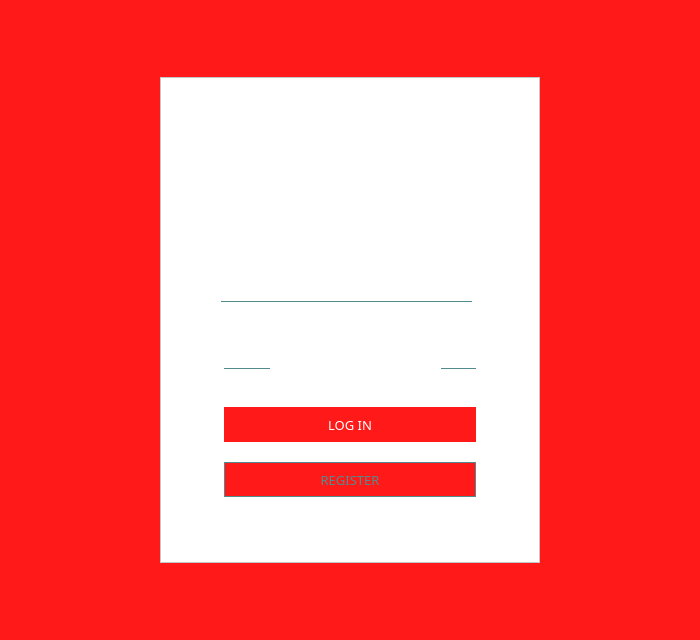
<?xml version="1.0" encoding="UTF-8"?>
<ui version="4.0">
 <class>login</class>
 <widget class="QMainWindow" name="login">
  <property name="enabled">
   <bool>true</bool>
  </property>
  <property name="geometry">
   <rect>
    <x>0</x>
    <y>0</y>
    <width>700</width>
    <height>640</height>
   </rect>
  </property>
  <property name="windowTitle">
   <string>MainWindow</string>
  </property>
  <property name="styleSheet">
   <string notr="true">background-color: rgb(255,25,25);</string>
  </property>
  <widget class="QWidget" name="centralwidget">
   <widget class="QFrame" name="frame">
    <property name="geometry">
     <rect>
      <x>160</x>
      <y>77</y>
      <width>380</width>
      <height>486</height>
     </rect>
    </property>
    <property name="styleSheet">
     <string notr="true">background-color: rgb(255, 255, 255);</string>
    </property>
    <property name="frameShape">
     <enum>QFrame::StyledPanel</enum>
    </property>
    <property name="frameShadow">
     <enum>QFrame::Raised</enum>
    </property>
    <widget class="Line" name="line">
     <property name="geometry">
      <rect>
       <x>61</x>
       <y>209</y>
       <width>251</width>
       <height>31</height>
      </rect>
     </property>
     <property name="autoFillBackground">
      <bool>false</bool>
     </property>
     <property name="styleSheet">
      <string notr="true">color: rgb(81, 139, 141);</string>
     </property>
     <property name="frameShadow">
      <enum>QFrame::Plain</enum>
     </property>
     <property name="orientation">
      <enum>Qt::Horizontal</enum>
     </property>
    </widget>
    <widget class="Line" name="line_2">
     <property name="geometry">
      <rect>
       <x>64</x>
       <y>290</y>
       <width>252</width>
       <height>2</height>
      </rect>
     </property>
     <property name="autoFillBackground">
      <bool>false</bool>
     </property>
     <property name="styleSheet">
      <string notr="true">color: rgb(81, 139, 141);</string>
     </property>
     <property name="frameShadow">
      <enum>QFrame::Plain</enum>
     </property>
     <property name="orientation">
      <enum>Qt::Horizontal</enum>
     </property>
    </widget>
    <widget class="QLabel" name="label_2">
     <property name="geometry">
      <rect>
       <x>60</x>
       <y>180</y>
       <width>60</width>
       <height>60</height>
      </rect>
     </property>
     <property name="text">
      <string/>
     </property>
     <property name="pixmap">
      <pixmap>:/pics/5.png</pixmap>
     </property>
     <property name="scaledContents">
      <bool>true</bool>
     </property>
    </widget>
    <widget class="QLabel" name="label_3">
     <property name="geometry">
      <rect>
       <x>58</x>
       <y>240</y>
       <width>60</width>
       <height>60</height>
      </rect>
     </property>
     <property name="text">
      <string/>
     </property>
     <property name="pixmap">
      <pixmap>:/pics/6.png</pixmap>
     </property>
     <property name="scaledContents">
      <bool>true</bool>
     </property>
    </widget>
    <widget class="QPushButton" name="login_button">
     <property name="geometry">
      <rect>
       <x>64</x>
       <y>330</y>
       <width>252</width>
       <height>35</height>
      </rect>
     </property>
     <property name="font">
      <font>
       <family>Century Gothic</family>
       <pointsize>10</pointsize>
      </font>
     </property>
     <property name="styleSheet">
      <string notr="true">background-color: rgb(255,25,25);
color: rgb(255, 255, 255);
border: 3px white;</string>
     </property>
     <property name="text">
      <string>LOG IN</string>
     </property>
     <property name="autoDefault">
      <bool>true</bool>
     </property>
     <property name="default">
      <bool>true</bool>
     </property>
     <property name="flat">
      <bool>false</bool>
     </property>
    </widget>
    <widget class="QPushButton" name="register_button">
     <property name="geometry">
      <rect>
       <x>64</x>
       <y>385</y>
       <width>252</width>
       <height>35</height>
      </rect>
     </property>
     <property name="font">
      <font>
       <family>Century Gothic</family>
       <pointsize>10</pointsize>
      </font>
     </property>
     <property name="autoFillBackground">
      <bool>false</bool>
     </property>
     <property name="styleSheet">
      <string notr="true">border :1px solid;
color: rgb(81, 139, 141);
border-color: rgb(81, 139, 141);background-color: rgb(255,25,25);</string>
     </property>
     <property name="text">
      <string>REGISTER</string>
     </property>
     <property name="checkable">
      <bool>false</bool>
     </property>
     <property name="autoDefault">
      <bool>false</bool>
     </property>
     <property name="default">
      <bool>true</bool>
     </property>
     <property name="flat">
      <bool>true</bool>
     </property>
    </widget>
    <widget class="QLineEdit" name="username">
     <property name="geometry">
      <rect>
       <x>110</x>
       <y>200</y>
       <width>171</width>
       <height>22</height>
      </rect>
     </property>
     <property name="font">
      <font>
       <family>MS UI Gothic</family>
       <pointsize>10</pointsize>
      </font>
     </property>
     <property name="styleSheet">
      <string notr="true">color: rgb(81, 139, 141);</string>
     </property>
     <property name="text">
      <string/>
     </property>
     <property name="frame">
      <bool>false</bool>
     </property>
     <property name="echoMode">
      <enum>QLineEdit::Normal</enum>
     </property>
    </widget>
    <widget class="QLineEdit" name="password">
     <property name="geometry">
      <rect>
       <x>110</x>
       <y>270</y>
       <width>171</width>
       <height>22</height>
      </rect>
     </property>
     <property name="font">
      <font>
       <family>MS UI Gothic</family>
       <pointsize>5</pointsize>
      </font>
     </property>
     <property name="styleSheet">
      <string notr="true">color: rgb(81, 139, 141);</string>
     </property>
     <property name="text">
      <string/>
     </property>
     <property name="frame">
      <bool>false</bool>
     </property>
     <property name="echoMode">
      <enum>QLineEdit::Password</enum>
     </property>
    </widget>
    <zorder>label_2</zorder>
    <zorder>line</zorder>
    <zorder>label_3</zorder>
    <zorder>line_2</zorder>
    <zorder>login_button</zorder>
    <zorder>register_button</zorder>
    <zorder>username</zorder>
    <zorder>password</zorder>
   </widget>
  </widget>
 </widget>
 <resources>
  <include location="images.qrc"/>
 </resources>
 <connections/>
</ui>
